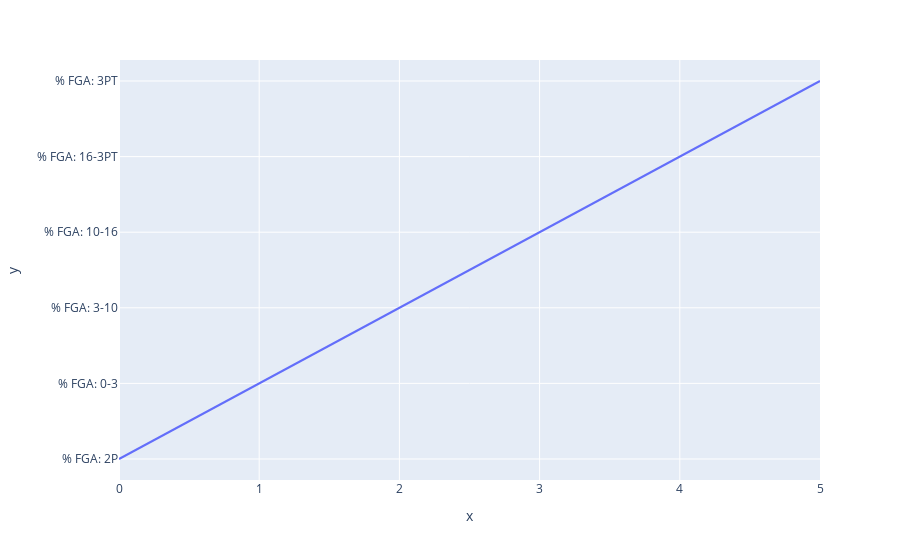

Notebook code for this chart:
### Code cell
px.line(y=df.columns[1:7])

### Figure 1 — Plotly figure (JSON) as saved in the notebook; plotly's stock layout.template omitted (floating-point values rounded to 4 significant figures)
{"data": [{"hovertemplate": "x=%{x}<br>y=%{y}<extra></extra>", "legendgroup": "", "line": {"color": "#636efa", "dash": "solid"}, "mode": "lines", "name": "", "orientation": "v", "showlegend": false, "type": "scatter", "x": [0, 1, 2, 3, 4, 5], "xaxis": "x", "y": ["% FGA: 2P", "% FGA: 0-3", "% FGA: 3-10", "% FGA: 10-16", "% FGA: 16-3PT", "% FGA: 3PT"], "yaxis": "y"}], "layout": {"legend": {"tracegroupgap": 0}, "margin": {"t": 60}, "xaxis": {"anchor": "y", "domain": [0, 1], "title": {"text": "x"}}, "yaxis": {"anchor": "x", "domain": [0, 1], "title": {"text": "y"}}}}
